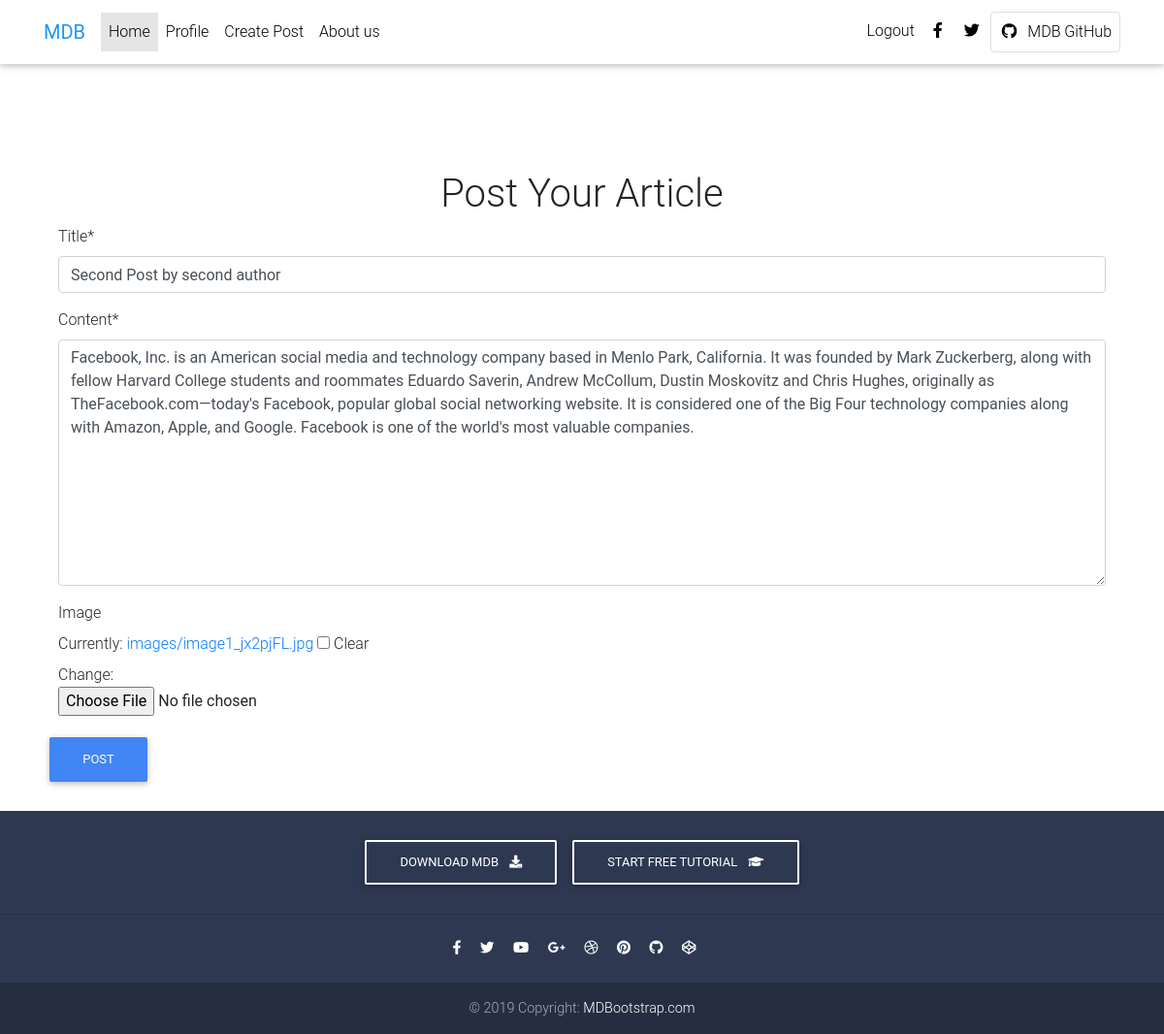
Page /read-full-story/2/update (signed in) on the committed database.
### blog/models.py (models this page shows, shortened)
class Post(models.Model):
	title = models.CharField(max_length=50)
	content = models.TextField()
	image = models.ImageField(upload_to='images', null=True, blank=True)
	created_date = models.DateTimeField(default=timezone.now)
	author = models.ForeignKey(User, on_delete=models.CASCADE)
	profile = models.ForeignKey('Profile', on_delete=models.CASCADE)

### blog/views.py (the view, shortened to what this page needs)
# urls.py: path('read-full-story/<int:pk>/update', UpdatePostView.as_view(), name='update_post'),
class UpdatePostView(UserPassesTestMixin, LoginRequiredMixin, UpdateView):
	model = Post
	template_name = 'post_form.html'
	fields = ['title', 'content', 'image']
	def test_func(self):
		post = self.get_object()
		if self.request.user == post.author:
			return True
		return False

### templates/post_form.html (shortened to what this page needs)
{% extends 'base.html' %}
{% load static %}
{% load crispy_forms_tags %}
{% block content %}
<div class=" container-fluid" style="margin-top: 80px;">
	<h1 class="text-center">Post Your Article</h1>
	<div class="container padding">
		<div class="col-md-12">
			<form class="form-horizontal templatemo-create-account templatemo-container" enctype="multipart/form-data" method="POST">
					{{ form|crispy }}
				</div>
				<button class="btn btn-primary" type="submit">Post</button>
		</div>
	</div>
{% endblock %}

### rows in the picture
Post: title "Second Post by second author", content "Facebook, Inc. is an American social media and technology company based in Menlo Park, California. It was founded by Mark Zuckerberg, along with fellow Harvard College students and roommates Eduardo Saverin, Andrew McCollum, Dustin Moskovitz and Chris Hughes, originally as TheFacebook.com—today's Facebook, popular global social networking website. It is considered one of the Big Four technology companies along with Amazon, Apple, and Google. Facebook is one of the world's most valuable companies."
